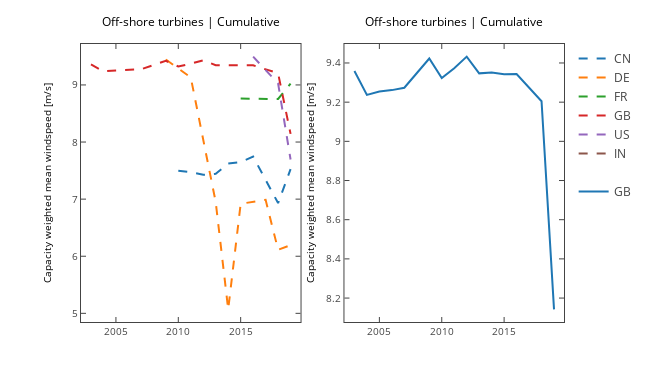

Source (notebook cell):
### Markdown cell above
### Offshore

### Code cell
df=turbines[((turbines['POWER_KW'].replace('#ND',0).astype(int)>0)&\
       (turbines['POWER_KW'].replace('#ND',0).astype(int)<1000000)&(turbines['OFFSHORE']=='yes'))]
countries = [{'GB', 'US', 'IN', 'CN', 'FR', 'DE'}, {'GB'}]

plot_labels=[' ',' ']

fig, ax = plt.subplots(1, 2, figsize=(9, 5.1))
for s in range(len(countries)):
    for i,c in enumerate(countries[s]):
        x, y, z, w = projects(ofs, c, offshore=True)
        if i==0:
            if s==1:
                ax[s].plot(x[0], z[0], label=plot_labels[s],color='k',lw=0)
                ls='-'
            else:
                ls='--'
        ax[s].plot(x, z, label=c,ls=ls,lw=2)

    ax[s].set_ylabel('Capacity weighted mean windspeed [m/s]')
    ax[s].set_title("Off-shore turbines | Cumulative")

plotly_fig = tls.mpl_to_plotly(fig)
plotly_fig["layout"]["showlegend"] = True
plotly_fig["layout"]['hovermode'] = 'x'
iplot(plotly_fig, filename='ofs4')

### Figure 1 — Plotly figure (JSON) as saved in the notebook; plotly's stock layout.template omitted (floating-point values rounded to 4 significant figures)
{"data": [{"line": {"color": "rgba (31, 119, 180, 1)", "dash": "dash", "width": 2}, "mode": "lines", "name": "CN", "type": "scatter", "uid": "95b9f3b8-3979-11e9-85fd-b00594f12df5", "x": [2010, 2011, 2012, 2013, 2014, 2015, 2016, 2018, 2019], "xaxis": "x", "y": [7.495, 7.472, 7.426, 7.445, 7.624, 7.649, 7.744, 6.931, 7.524], "yaxis": "y"}, {"line": {"color": "rgba (255, 127, 14, 1)", "dash": "dash", "width": 2}, "mode": "lines", "name": "DE", "type": "scatter", "uid": "95bb7a52-3979-11e9-a208-b00594f12df5", "x": [2009, 2011, 2013, 2014, 2015, 2017, 2018, 2019], "xaxis": "x", "y": [9.446, 9.131, 6.947, 5.07, 6.918, 6.988, 6.114, 6.195], "yaxis": "y"}, {"line": {"color": "rgba (44, 160, 44, 1)", "dash": "dash", "width": 2}, "mode": "lines", "name": "FR", "type": "scatter", "uid": "95bd3cc6-3979-11e9-991d-b00594f12df5", "x": [2015, 2018, 2019], "xaxis": "x", "y": [8.762, 8.754, 9.023], "yaxis": "y"}, {"line": {"color": "rgba (214, 39, 40, 1)", "dash": "dash", "width": 2}, "mode": "lines", "name": "GB", "type": "scatter", "uid": "95c070e8-3979-11e9-a972-b00594f12df5", "x": [2003, 2004, 2005, 2006, 2007, 2009, 2010, 2011, 2012, 2013, 2014, 2015, 2016, 2018, 2019], "xaxis": "x", "y": [9.359, 9.237, 9.255, 9.261, 9.274, 9.423, 9.323, 9.373, 9.432, 9.347, 9.351, 9.343, 9.344, 9.205, 8.142], "yaxis": "y"}, {"line": {"color": "rgba (148, 103, 189, 1)", "dash": "dash", "width": 2}, "mode": "lines", "name": "US", "type": "scatter", "uid": "95c1d090-3979-11e9-9b1b-b00594f12df5", "x": [2016, 2018, 2019], "xaxis": "x", "y": [9.496, 9.027, 7.694], "yaxis": "y"}, {"line": {"color": "rgba (140, 86, 75, 1)", "dash": "dash", "width": 2}, "mode": "lines", "name": "IN", "type": "scatter", "uid": "95c3f378-3979-11e9-ab1b-b00594f12df5", "x": [2019], "xaxis": "x", "y": [8.054], "yaxis": "y"}, {"line": {"color": "rgba(0, 0, 0, 1)", "dash": "solid", "width": 0}, "mode": "lines", "name": " ", "type": "scatter", "uid": "95e07c28-3979-11e9-b0b1-b00594f12df5", "x": [2003], "xaxis": "x2", "y": [9.359], "yaxis": "y2"}, {"line": {"color": "rgba (31, 119, 180, 1)", "dash": "solid", "width": 2}, "mode": "lines", "name": "GB", "type": "scatter", "uid": "95e229f4-3979-11e9-8e98-b00594f12df5", "x": [2003, 2004, 2005, 2006, 2007, 2009, 2010, 2011, 2012, 2013, 2014, 2015, 2016, 2018, 2019], "xaxis": "x2", "y": [9.359, 9.237, 9.255, 9.261, 9.274, 9.423, 9.323, 9.373, 9.432, 9.347, 9.351, 9.343, 9.344, 9.205, 8.142], "yaxis": "y2"}], "layout": {"annotations": [{"font": {"color": "#000000", "size": 12}, "showarrow": false, "text": "Off-shore turbines | Cumulative", "x": 0.2269, "xanchor": "center", "xref": "paper", "y": 1.044, "yanchor": "bottom", "yref": "paper"}, {"font": {"color": "#000000", "size": 12}, "showarrow": false, "text": "Off-shore turbines | Cumulative", "x": 0.7715, "xanchor": "center", "xref": "paper", "y": 1.044, "yanchor": "bottom", "yref": "paper"}], "autosize": false, "height": 367, "hovermode": "x", "margin": {"b": 45, "l": 81, "pad": 0, "r": 64, "t": 44}, "showlegend": true, "width": 648, "xaxis": {"anchor": "y", "domain": [0, 0.4545], "mirror": "ticks", "nticks": 5, "range": [2002.0, 2020.0], "showgrid": false, "showline": true, "side": "bottom", "tickfont": {"size": 10}, "ticks": "inside", "type": "linear", "zeroline": false}, "xaxis2": {"anchor": "y2", "domain": [0.5455, 1], "mirror": "ticks", "nticks": 5, "range": [2002.0, 2020.0], "showgrid": false, "showline": true, "side": "bottom", "tickfont": {"size": 10}, "ticks": "inside", "type": "linear", "zeroline": false}, "yaxis": {"anchor": "x", "domain": [0, 1], "mirror": "ticks", "nticks": 7, "range": [4.848, 9.717], "showgrid": false, "showline": true, "side": "left", "tickfont": {"size": 10}, "ticks": "inside", "title": {"font": {"color": "#000000", "size": 10}, "text": "Capacity weighted mean windspeed [m/s]"}, "type": "linear", "zeroline": false}, "yaxis2": {"anchor": "x2", "domain": [0, 1], "mirror": "ticks", "nticks": 9, "range": [8.078, 9.497], "showgrid": false, "showline": true, "side": "left", "tickfont": {"size": 10}, "ticks": "inside", "title": {"font": {"color": "#000000", "size": 10}, "text": "Capacity weighted mean windspeed [m/s]"}, "type": "linear", "zeroline": false}}}
